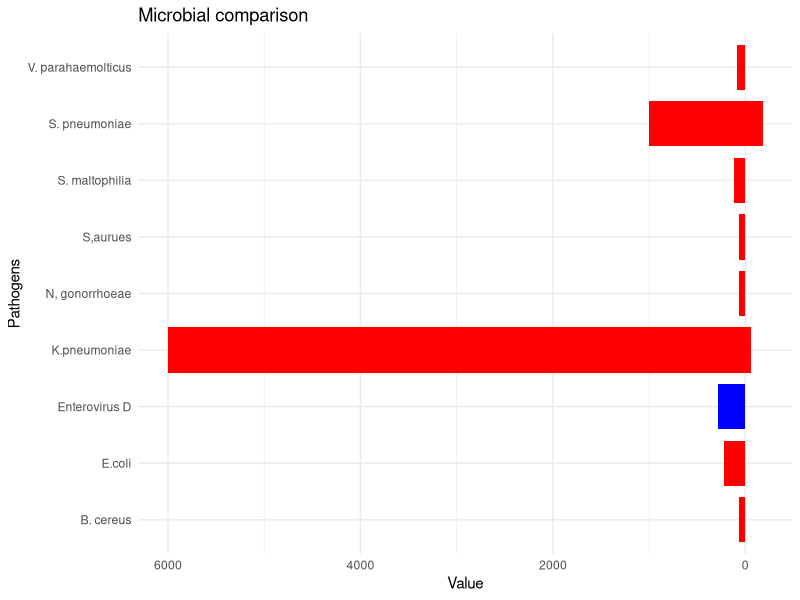

Reproduce this figure in R.
# Load necessary libraries
library(ggplot2)
library(reshape2)

# Create sample data
data <- data.frame(
  Pathogens = c("K.pneumoniae", "S. pneumoniae", "Enterovirus D", "E.coli", "S. maltophilia", "V. parahaemolticus", "S,aurues", "N, gonorrhoeae", "B. cereus"),
  Treated = c(6000, 1000, 280, 220, 115, 90, 70, 70, 68 ),   # (negative side)
  Untreated = c(55, 180, 0, 0, 0, 0, 0, 0, 0)  # (positive side)
)

# Reshape the data from wide to long format
data_long <- melt(data, id.vars = "Pathogens")

# Add a new column to specify the color conditionally
data_long$color <- ifelse(data_long$Pathogens == "Enterovirus D", "blue", "red")

# Create the butterfly chart using ggplot2
ggplot(data_long, aes(x = Pathogens, y = ifelse(variable == "Treated", -value, value), fill = color)) +
  geom_bar(stat = "identity", position = "identity", width = 0.8) +
  coord_flip() +  # Flip the coordinates for horizontal bars
  scale_y_continuous(labels = abs) +  # Display absolute values on the y-axis
  labs(x = "Pathogens", y = "Value", title = "Microbial comparison") +
  theme_minimal() +  # Use a minimal theme for a clean look
  scale_fill_identity() +  # Use the fill colors as defined in the 'color' column
  theme(legend.position = "none")  # Remove the legend since we have fixed colors
